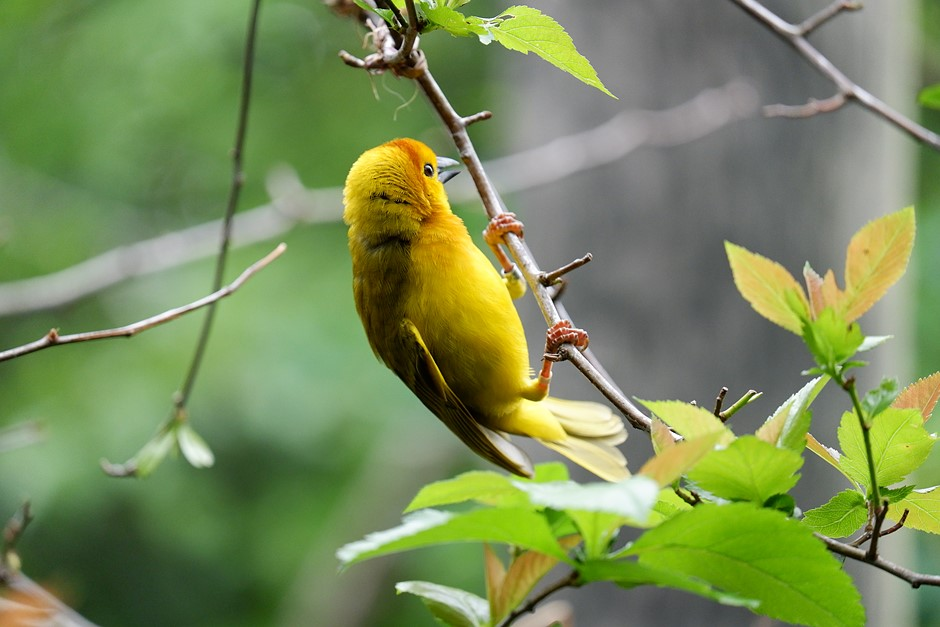
#> input picture asset/img_sample_01.jpeg, 940 x 627 px
$ python ECAM_S8_MV01_OpenCV02.py --image asset/img_sample_01.jpeg
#> lines starting #> are read from the running program, lines starting #| are printed output that depends on the picture
from __future__ import print_function
import argparse
import cv2

#construct the arguments parser and parse the arguments
ap = argparse.ArgumentParser()
ap.add_argument("-i", "--image",
                required=True,
                help = "Path to the image")
args = vars(ap.parse_args())

#get image from parsing arguments
img_color = cv2.imread(args["image"], 1) #read file as image color
#> img_color is the input picture: shape (627, 940, 3); mean B, G, R 88.2, 139.3, 121.2
img_grayscale = cv2.imread(args["image"], 0) #read file as gray scale color
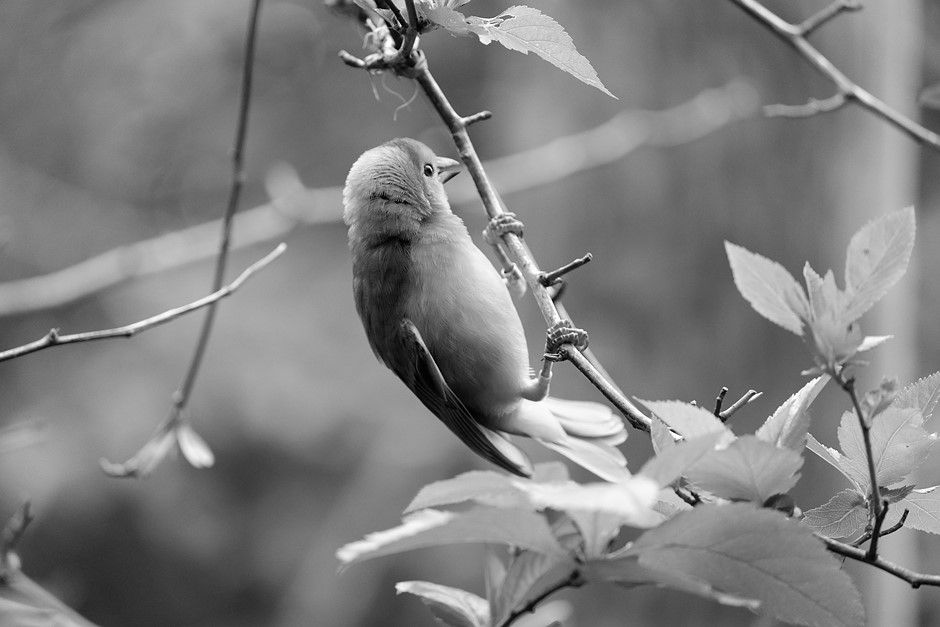
#> img_grayscale: shape (627, 940); min 0, max 255, mean 128
cv2.imshow('A Color Image', img_color)
cv2.imshow('A Gray Scale Image', img_grayscale)

#image properties
print("Colored image size {}.".format(img_color.shape))
#| Colored image size (627, 940, 3).
#print out value of a pixel of color image
px_color = img_color[100,100]
#> px_color = [92, 158, 116]
print( "Values of B/G/R pixels {}.".format(px_color))
#| Values of B/G/R pixels [ 92 158 116].

#grayscale image properties
print("Gray scale image size {}.".format(img_grayscale.shape))
#| Gray scale image size (627, 940).
#print out value of a pixel of color image
px_grayscale = img_grayscale[100,100]
#> px_grayscale = 138
print( "Pixel intensity {}.".format(px_grayscale))
#| Pixel intensity 138.

#extract region of interest from image
img_roi = img_grayscale[280:380, 330:430]
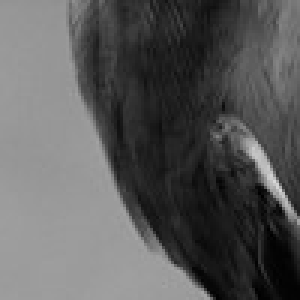
#> img_roi: shape (100, 100) (shown 3 times larger); min 0, max 216, mean 89.7
cv2.imshow('Image ROI', img_roi)

#wait for a key stroke
cv2.waitKey(0)

#kills all open windows
cv2.destroyAllWindows()
